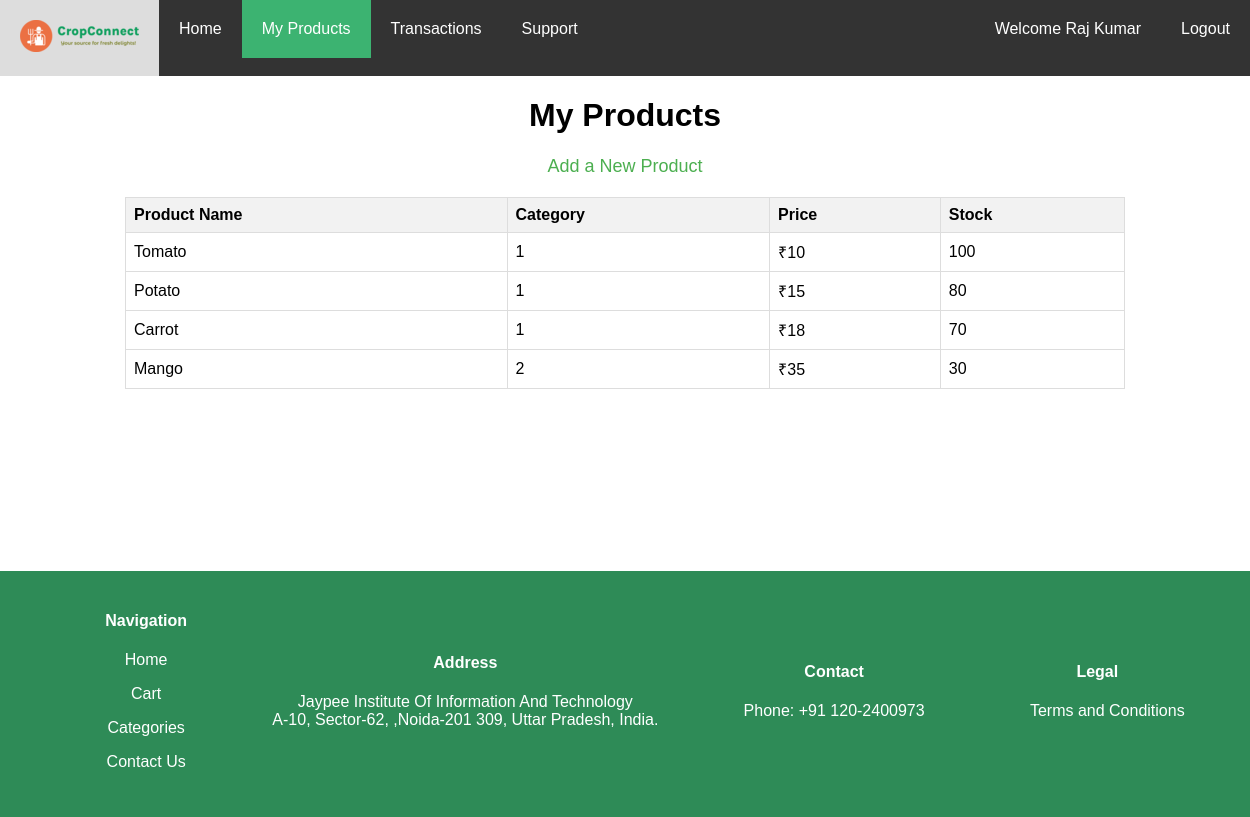
The page /my_products.php (signed in) on the database its author committed.
### tables this page shows
CREATE TABLE Product (
  ProductID INT PRIMARY KEY,
  ProductName VARCHAR(35),
  CatID INT,
  Price INT,
  Quantity_avail INT,
  FarmerID INT,
  FOREIGN KEY(FarmerID) REFERENCES Users(ID),
  FOREIGN KEY(CatID) REFERENCES Category(CatID)
);

### my_products.php (the view, shortened to what this page needs)
<!DOCTYPE html>
<html lang="en">
<head>
  <link rel="stylesheet" href="styles2.css">
</head>
<body>
  <div class="navbar">
    <a href="farmer_portal.php" class="logo"><img src="cropconnect.png" alt="Company Logo"></a>
    <a href="farmer_portal.php">Home</a>
    <a class="active" href="my_products.php">My Products</a>
    <a href="transactions.php">Transactions</a>
    <a href="support.php">Support</a>
    <div class="login-container">
      <?php
        echo '<div class="login-name">Welcome ' . $_SESSION['firstName'] . '</div>';
      ?>
      <a href="logout.php">Logout</a>
    </div>
  </div>
  <div class="container product-container">
    <h1>My Products</h1>
    <a href="add_product.php" class="add-product-link">Add a New Product</a>
    <?php
    $servername = "localhost";
    $username = "root";
    $password = "";
    $dbname = "farmermarket";
    $conn = new mysqli($servername, $username, $password, $dbname);
    $sql = "SELECT * FROM Product WHERE FarmerID = {$_SESSION['user_id']}";
    $result = $conn->query($sql);
    if ($result->num_rows > 0) {
      echo "<table>
                <tr>
                    <th>Product Name</th>
                    <th>Category</th>
                    <th>Price</th>
                    <th>Stock</th>
                </tr>";
      while ($row = $result->fetch_assoc()) {
        echo "<tr>
                    <td>{$row['ProductName']}</td>
                    <td>{$row['CatID']}</td>
                    <td>₹{$row['Price']}</td>
                    <td>{$row['Quantity_avail']}</td>
                  </tr>";
      }
      echo "</table>";
    } else {
      echo "You have no products listed.";
    }
    ?>
  </div>
  <br><br><br><br><br><br><br><br><br>
  <div class="footer-content">
    <div class="footer-section">
      <h4>Navigation</h4>
      <p><a href="index.php">Home</a></p>
      <p><a href="cart.php">Cart</a></p>
      <p><a href="categories.php">Categories</a></p>
      <p><a href="contact.php">Contact Us</a></p>
    </div>
    <div class="footer-section">
      <h4>Address</h4>
      <p>Jaypee Institute Of Information And Technology<br>
        A-10, Sector-62, ,Noida-201 309,
        Uttar Pradesh, India.
      </p>
    </div>
    <div class="footer-section">
      <h4>Contact</h4>
      <p>Phone: +91 120-2400973</p>
    </div>
    <div class="footer-section">
      <h4>Legal</h4>
      <p><a href="terms.php">Terms and Conditions</a></p>
    </div>
  </div>
</body>
</html>

### styles2.css (style rules this page uses)
body { margin: 0; font-family: Arial, sans-serif; }
.navbar { overflow: hidden; background-color: #333; }
.navbar .login-container, #search-container { float: right; }
.navbar a, .login-name { float: left; display: block; color: white; text-align: center; padding: 20px 20px; text-decoration: none; }
.active { background-color: MediumSeaGreen; }
.container { text-align: center; }
img { border-radius:10%; }
.footer-content { background-color: #2E8B57; padding: 20px; text-align: center; bottom: 0; width: 100%; display: flex; justify-content: space-evenly; align-items: center; color: white; }
.footer-content { display: flex; justify-content: space-between; width: 100%; flex-wrap: wrap; }
.footer-section { margin-bottom: 10px; }
.footer-content a { color: #ffffff; text-decoration: none; position: relative; }
.footer-content a:after { content: ''; display: block; width: 0; height: 1px; background-color: #0000FF; position: absolute; bottom: -2px; transition: width 0.3s; }
.footer-content a[href="terms.php"]:before { content: ' '; display: inline-block; margin-right: 20px; }

### my_products.php (style rules this page uses)
.product-container { margin-top: 20px; text-align: center; }
table { width: 80%; margin: 20px auto; border-collapse: collapse; }
th, td { border: 1px solid #ddd; padding: 8px; text-align: left; }
th { background-color: #f2f2f2; }
.add-product-link { display: block; text-align: center; margin-top: 20px; font-size: 18px; text-decoration: none; color: #4CAF50; }

### rows shown on the page
product: ProductName "Tomato", CatID "1", Price "10", Quantity_avail "100"
product: ProductName "Potato", CatID "1", Price "15", Quantity_avail "80"
product: ProductName "Carrot", CatID "1", Price "18", Quantity_avail "70"
product: ProductName "Mango", CatID "2", Price "35", Quantity_avail "30"

### other values the page prints
$_SESSION['firstName'] "Raj Kumar"
